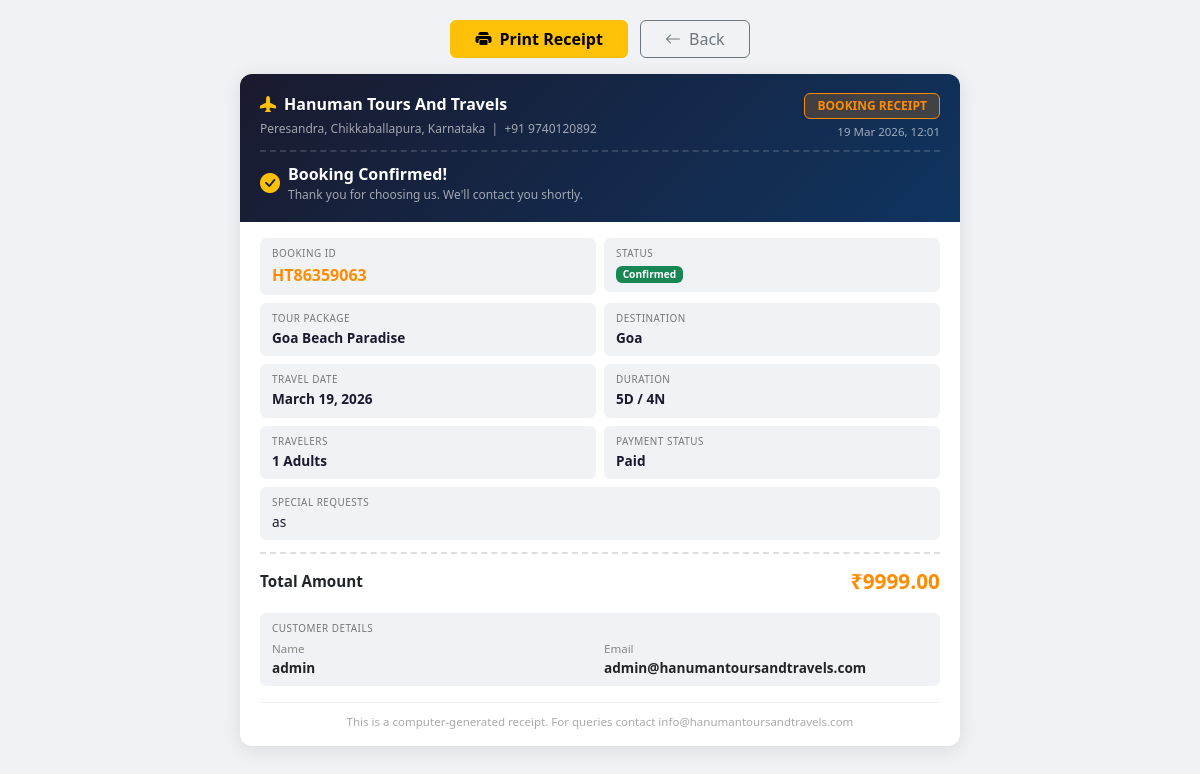
The page /bookings/print/HT86359063/ (signed in) on the database its author committed.
### bookings/models.py (models this page shows, shortened)
class Booking(models.Model):
    STATUS_CHOICES = [
        ('pending', 'Pending'),
        ('confirmed', 'Confirmed'),
        ('cancelled', 'Cancelled'),
        ('completed', 'Completed'),
    ]
    PAYMENT_STATUS = [
        ('unpaid', 'Unpaid'),
        ('partial', 'Partial'),
        ('paid', 'Paid'),
        ('refunded', 'Refunded'),
    ]
    booking_id = models.CharField(max_length=20, unique=True, editable=False)
    user = models.ForeignKey(User, on_delete=models.CASCADE, related_name='bookings')
    tour = models.ForeignKey(TourPackage, on_delete=models.CASCADE, related_name='bookings')
    travel_date = models.DateField()
    num_adults = models.PositiveIntegerField(default=1)
    num_children = models.PositiveIntegerField(default=0)
    total_amount = models.DecimalField(max_digits=12, decimal_places=2)
    status = models.CharField(max_length=20, choices=STATUS_CHOICES, default='pending')
    payment_status = models.CharField(max_length=20, choices=PAYMENT_STATUS, default='unpaid')
    payment_id = models.CharField(max_length=200, blank=True)
    special_requests = models.TextField(blank=True)
    created_at = models.DateTimeField(auto_now_add=True)
    updated_at = models.DateTimeField(auto_now=True)
    class Meta:
        ordering = ['-created_at']

### tours/models.py (models this page shows, shortened)
class TourPackage(models.Model):
    DIFFICULTY_CHOICES = [
        ('easy', 'Easy'),
        ('moderate', 'Moderate'),
        ('challenging', 'Challenging'),
    ]
    TYPE_CHOICES = [
        ('adventure', 'Adventure'),
        ('cultural', 'Cultural'),
        ('religious', 'Religious'),
        ('beach', 'Beach'),
        ('hill', 'Hill Station'),
        ('wildlife', 'Wildlife'),
        ('honeymoon', 'Honeymoon'),
        ('family', 'Family'),
    ]
    title = models.CharField(max_length=300)
    slug = models.SlugField(unique=True)
    destination = models.ForeignKey(Destination, on_delete=models.CASCADE, related_name='packages')
    tour_type = models.CharField(max_length=50, choices=TYPE_CHOICES, default='cultural')
    difficulty = models.CharField(max_length=20, choices=DIFFICULTY_CHOICES, default='easy')
    description = models.TextField()
    highlights = models.TextField(help_text='One highlight per line')
    duration_days = models.PositiveIntegerField()
    duration_nights = models.PositiveIntegerField()
    price_per_person = models.DecimalField(max_digits=10, decimal_places=2)
    discounted_price = models.DecimalField(max_digits=10, decimal_places=2, null=True, blank=True)
    max_group_size = models.PositiveIntegerField(default=20)
    min_age = models.PositiveIntegerField(default=5)
    thumbnail = models.ImageField(upload_to='tours/thumbnails/', blank=True)
    thumbnail_url = models.URLField(blank=True, help_text='Auto-filled image URL (used when no file is uploaded)')
    is_featured = models.BooleanField(default=False)
    is_active = models.BooleanField(default=True)
    created_at = models.DateTimeField(auto_now_add=True)
    class Meta:
        ordering = ['-created_at']

### core/models.py (models this page shows, shortened)
class Destination(models.Model):
    name = models.CharField(max_length=200)
    slug = models.SlugField(unique=True)
    country = models.CharField(max_length=100)
    state = models.CharField(max_length=100, blank=True)
    description = models.TextField()
    image = models.ImageField(upload_to='destinations/', blank=True)
    is_popular = models.BooleanField(default=False)
    created_at = models.DateTimeField(auto_now_add=True)
    _FALLBACK_MAP = {
        'baba budangiri':     '/static/images/WebSites Images Travels/Baba Budangiri.jpg',
        'belur':              '/static/images/WebSites Images Travels/Beluru.jpg',
        'chikkamagaluru':     '/static/images/WebSites Images Travels/Chikkamanglore.png',
        'eramala':            '/static/images/WebSites Images Travels/Eramale.jpg',
        'gokarna':            '/static/images/WebSites Images Travels/Gokarna.webp',
        'guruvayur':          '/static/images/WebSites Images Travels/Guruwire.webp',
        'halebidu':           '/static/images/WebSites Images Travels/Halebedu.webp',
        'hajmala':            '/static/images/WebSites Images Travels/Horanadu.webp',
        'honnavar':           '/static/images/WebSites Images Travels/Honnavara.jpg',
        'horanadu':           '/static/images/WebSites Images Travels/Horanadu.webp',
        'jatayu':             '/static/images/WebSites Images Travels/Jatayu Park.avif',
        'jog':                '/static/images/WebSites Images Travels/JogFals.jpeg',
        'kanyakumari':        '/static/images/WebSites Images Travels/kanyakumari.webp',
        'kolambiya':          '/static/images/WebSites Images Travels/Kolambiya Beach.jpg',
        'kudremukh':          '/static/images/WebSites Images Travels/Kudure Mukha.avif',
        'kudure':             '/static/images/WebSites Images Travels/Kudure Mukha.avif',
        'kukke':              '/static/images/WebSites Images Travels/Kuke.webp',
        'madurai':            '/static/images/WebSites Images Travels/Madurai.jpg',
        'malpe':              '/static/images/WebSites Images Travels/Malphe Beach.JPG',
        'maruvantha':         '/static/images/WebSites Images Travels/Maruvantha Beach.jpg',
        'mullayanagiri':      '/static/images/WebSites Images Travels/Mullaingiri Betta.jpg',
        'mullaingiri':        '/static/images/WebSites Images Travels/Mullaingiri Betta.jpg',
        'om beach':           '/static/images/WebSites Images Travels/Om Beach.jpg',
        'palani':             '/static/images/WebSites Images Travels/Palni.jpg',
        'palni':              '/static/images/WebSites Images Travels/Palni.jpg',
        'pampa':              '/static/images/WebSites Images Travels/Pampa.jpg',
        'rameswaram':         '/static/images/WebSites Images Travels/Rameswaram.webp',
        'sabarimala':         '/static/images/WebSites Images Travels/Sabarimale.avif',
        'sakleshpur':         '/static/images/WebSites Images Travels/Sakaleswara.jpg',
        'sigandur':           '/static/images/WebSites Images Travels/Sigandhur.jpg',
        'thiruvananthapuram': '/static/images/WebSites Images Travels/Trivenrum.jpg',
        'trivandrum':         '/static/images/WebSites Images Travels/Trivenrum.jpg',
        'udupi':              '/static/images/WebSites Images Travels/Udupi.jpg',
        'goa':                'https://images.unsplash.com/photo-1512343879784-a960bf40e7f2?w=600&q=80',
        'kerala':             'https://images.unsplash.com/photo-1602216056096-3b40cc0c9944?w=600&q=80',
        'rajasthan':          '/static/images/WebSites Images Travels/Rajasthan.webp',
        'jaipur':             '/static/images/WebSites Images Travels/Rajasthan.webp',
        'jodhpur':            '/static/images/WebSites Images Travels/Rajasthan.webp',
        'udaipur':            '/static/images/WebSites Images Travels/Rajasthan.webp',
        'manali':             'https://images.unsplash.com/photo-1626621341517-bbf3d9990a23?w=600&q=80',
        'himachal':           'https://images.unsplash.com/photo-1626621341517-bbf3d9990a23?w=600&q=80',
        'shimla':             'https://images.unsplash.com/photo-1597074866923-dc0589150358?w=600&q=80',
        'andaman':            'https://images.unsplash.com/photo-1507525428034-b723cf961d3e?w=600&q=80',
        'varanasi':           'https://images.unsplash.com/photo-1570168007204-dfb528c6958f?w=600&q=80',
        'agra':               'https://images.unsplash.com/photo-1548013146-72479768bada?w=600&q=80',
        'taj mahal':          'https://images.unsplash.com/photo-1548013146-72479768bada?w=600&q=80',
        'delhi':              'https://images.unsplash.com/photo-1548013146-72479768bada?w=600&q=80',
        'kashmir':            'https://images.unsplash.com/photo-1566837945700-30057527ade0?w=600&q=80',
        'ladakh':             'https://images.unsplash.com/photo-1558618666-fcd25c85cd64?w=600&q=80',
        'ooty':               'https://images.unsplash.com/photo-1506905925346-21bda4d32df4?w=600&q=80',
        'wayanad':            'https://images.unsplash.com/photo-1602216056096-3b40cc0c9944?w=600&q=80',
        'kollam':             'https://images.unsplash.com/photo-1507525428034-b723cf961d3e?w=600&q=80',
        'murudeshwar':        '/static/images/WebSites Images Travels/Murudeshwar Temple & Beach.webp',
    }
    _DEFAULT_IMAGE = 'https://images.unsplash.com/photo-1506905925346-21bda4d32df4?w=600&q=80'
    class Meta:
        ordering = ['name']

### bookings/views.py (the view)
# urls.py: path('print/<str:booking_id>/', views.booking_print, name='booking_print'),
@login_required
def booking_print(request, booking_id):
    booking = get_object_or_404(Booking, booking_id=booking_id, user=request.user)
    return render(request, 'bookings/booking_print.html', {'booking': booking})

### core/context_processors.py (called while the page is built)
def site_context(request):
    return {
        'SITE_NAME': settings.SITE_NAME,
        'SITE_TAGLINE': settings.SITE_TAGLINE,
        'SITE_PHONE': settings.SITE_PHONE,
        'SITE_EMAIL': settings.SITE_EMAIL,
        'SITE_ADDRESS': settings.SITE_ADDRESS,
        'WHATSAPP_NUMBER': settings.WHATSAPP_NUMBER,
    }

### templates/bookings/booking_print.html (shortened to what this page needs)
<!DOCTYPE html>
<html lang="en">
<head>
    <link href="https://cdn.jsdelivr.net/npm/bootstrap@5.3.2/dist/css/bootstrap.min.css" rel="stylesheet">
    <link href="https://cdn.jsdelivr.net/npm/bootstrap-icons@1.11.3/font/bootstrap-icons.css" rel="stylesheet">
</head>
<body>
<div class="no-print text-center mb-3">
    <button onclick="window.print()" class="btn btn-warning fw-bold px-4 me-2">
        <i class="bi bi-printer-fill me-2"></i>Print Receipt
    </button>
    <a href="{% url 'booking_detail' booking.booking_id %}" class="btn btn-outline-secondary px-4">
        <i class="bi bi-arrow-left me-2"></i>Back
    </a>
</div>
<div class="receipt-wrapper">
    <div class="receipt-header">
        <div class="d-flex justify-content-between align-items-start flex-wrap gap-2">
            <div>
                <div class="d-flex align-items-center gap-2 mb-1">
                    <i class="bi bi-airplane-fill text-warning"></i>
                    <span class="fw-bold fs-6">Hanuman Tours And Travels</span>
                </div>
                <div style="color:rgba(255,255,255,0.6);font-size:0.75rem;">
                    Peresandra, Chikkaballapura, Karnataka &nbsp;|&nbsp; +91 9740120892
                </div>
            </div>
            <div class="text-end">
                <div class="receipt-badge">BOOKING RECEIPT</div>
                <div style="color:rgba(255,255,255,0.6);font-size:0.72rem;margin-top:4px;">
                    {{ booking.created_at|date:"d M Y, H:i" }}
                </div>
            </div>
        </div>
        <div class="divider" style="border-color:rgba(255,255,255,0.15);margin:10px 0;"></div>
        <div class="d-flex align-items-center gap-2">
            <i class="bi bi-check-circle-fill text-warning fs-5"></i>
            <div>
                <div class="fw-bold">Booking Confirmed!</div>
                <div style="color:rgba(255,255,255,0.6);font-size:0.75rem;">Thank you for choosing us. We'll contact you shortly.</div>
            </div>
        </div>
    </div>
    <div style="padding:16px 20px;">
        <div class="row g-2 mb-2">
            <div class="col-6">
                <div class="info-box">
                    <div class="lbl">Booking ID</div>
                    <div class="val text-orange" style="font-size:1rem;">{{ booking.booking_id }}</div>
                </div>
            </div>
            <div class="col-6">
                <div class="info-box">
                    <div class="lbl">Status</div>
                    <div class="val">
                        <span class="badge bg-{% if booking.status == 'confirmed' %}success{% elif booking.status == 'cancelled' %}danger{% elif booking.status == 'completed' %}info{% else %}warning text-dark{% endif %}">
                            {{ booking.get_status_display }}
                        </span>
                    </div>
                </div>
            </div>
        </div>
        <div class="row g-2 mb-2">
            <div class="col-6">
                <div class="info-box">
                    <div class="lbl">Tour Package</div>
                    <div class="val">{{ booking.tour.title }}</div>
                </div>
            </div>
            <div class="col-6">
                <div class="info-box">
                    <div class="lbl">Destination</div>
                    <div class="val">{{ booking.tour.destination.name }}</div>
                </div>
            </div>
            <div class="col-6">
                <div class="info-box">
                    <div class="lbl">Travel Date</div>
                    <div class="val">{{ booking.travel_date }}</div>
                </div>
            </div>
            <div class="col-6">
                <div class="info-box">
                    <div class="lbl">Duration</div>
                    <div class="val">{{ booking.tour.duration_days }}D / {{ booking.tour.duration_nights }}N</div>
                </div>
            </div>
            <div class="col-6">
                <div class="info-box">
                    <div class="lbl">Travelers</div>
                    <div class="val">{{ booking.num_adults }} Adults{% if booking.num_children %}, {{ booking.num_children }} Children{% endif %}</div>
                </div>
            </div>
            <div class="col-6">
                <div class="info-box">
                    <div class="lbl">Payment Status</div>
                    <div class="val">{{ booking.get_payment_status_display }}</div>
                </div>
            </div>
        </div>
        {% if booking.special_requests %}
        <div class="info-box mb-2">
            <div class="lbl">Special Requests</div>
            <div class="val" style="font-weight:400;">{{ booking.special_requests }}</div>
        </div>
        {% endif %}
        <div class="divider"></div>
        <div class="d-flex justify-content-between align-items-center mb-3">
            <span class="fw-bold" style="font-size:0.95rem;">Total Amount</span>
            <span class="fw-bold text-orange" style="font-size:1.3rem;">₹{{ booking.total_amount }}</span>
        </div>
        <div class="info-box mb-2">
            <div class="lbl mb-1">Customer Details</div>
            <div class="row g-2">
                <div class="col-6">
                    <div style="font-size:0.72rem;color:#888;">Name</div>
                    <div class="fw-semibold" style="font-size:0.85rem;">{{ booking.user.get_full_name|default:booking.user.username }}</div>
                </div>
                <div class="col-6">
                    <div style="font-size:0.72rem;color:#888;">Email</div>
                    <div class="fw-semibold" style="font-size:0.85rem;">{{ booking.user.email }}</div>
                </div>
            </div>
        </div>
        <div class="text-center mt-3" style="font-size:0.72rem;color:#aaa;border-top:1px solid #eee;padding-top:10px;">
            This is a computer-generated receipt. For queries contact info@hanumantoursandtravels.com
        </div>
    </div>
</div>
</body>
</html>

### templates/bookings/booking_print.html (style rules this page uses)
* { -webkit-print-color-adjust: exact !important; print-color-adjust: exact !important; }
body { font-family: 'Segoe UI', sans-serif; background: #fff; margin: 0; padding: 0; }
.receipt-header { background: linear-gradient(135deg, #1a1a2e, #0f3460) !important; color: #fff; padding: 18px 20px; }
.receipt-badge { background: rgba(255,140,0,0.2); border: 1px solid #ff8c00; color: #ff8c00; border-radius: 6px; padding: 3px 12px; font-size: 0.75rem; font-weight: 700; display: inline-block; }
.info-box { background: #f0f2f5 !important; border-radius: 6px; padding: 8px 12px; }
.info-box .lbl { font-size: 0.62rem; color: #777; text-transform: uppercase; letter-spacing: 0.5px; }
.info-box .val { font-weight: 700; color: #1a1a2e; font-size: 0.85rem; margin-top: 2px; }
.divider { border-top: 2px dashed #ddd; margin: 12px 0; }
.text-orange { color: #ff8c00 !important; }
.no-print { display: none; }
@media screen { body { background: #f0f2f5; padding: 20px; } }
@media screen { .receipt-wrapper { max-width: 720px; margin: 0 auto; background: #fff; border-radius: 12px; overflow: hidden; box-shadow: 0 4px 20px rgba(0,0,0,0.1); } }
@media screen { .no-print { display: block; } }

### rows shown on the page
Booking: created_at "19 Mar 2026, 12:01", booking_id "HT86359063", status "Confirmed", tour "Goa Beach Paradise", tour.destination.name "Goa", travel_date "March 19, 2026", tour.duration_days "5", tour.duration_nights "4", num_adults "1", payment_status "Paid", special_requests "as", total_amount "9999.00", user.get_full_name "admin", user.email "admin@hanumantoursandtravels.com"
